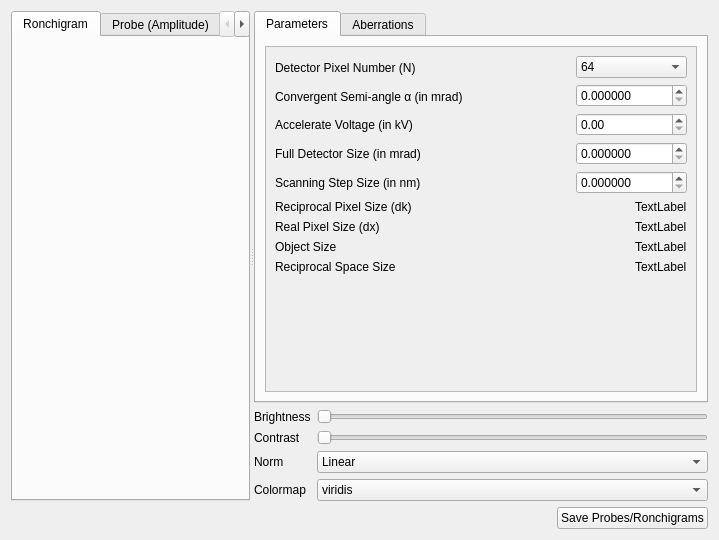
<?xml version="1.0" encoding="UTF-8"?>
<ui version="4.0">
 <class>Form</class>
 <widget class="QWidget" name="Form">
  <property name="geometry">
   <rect>
    <x>0</x>
    <y>0</y>
    <width>719</width>
    <height>540</height>
   </rect>
  </property>
  <property name="windowTitle">
   <string>Form</string>
  </property>
  <layout class="QVBoxLayout" name="verticalLayout_15">
   <item>
    <layout class="QVBoxLayout" name="verticalLayout_14">
     <item>
      <widget class="QSplitter" name="splitter">
       <property name="orientation">
        <enum>Qt::Horizontal</enum>
       </property>
       <widget class="QTabWidget" name="tabWidget_2">
        <property name="currentIndex">
         <number>0</number>
        </property>
        <widget class="QWidget" name="tab_3">
         <attribute name="title">
          <string>Ronchigram</string>
         </attribute>
         <layout class="QVBoxLayout" name="verticalLayout_11">
          <item>
           <widget class="WidgetPlotImage" name="widget_plot_ronchigram" native="true"/>
          </item>
         </layout>
        </widget>
        <widget class="QWidget" name="tab_4">
         <attribute name="title">
          <string>Probe (Amplitude)</string>
         </attribute>
         <layout class="QVBoxLayout" name="verticalLayout_9">
          <item>
           <widget class="WidgetPlotImage" name="widget_plot_probe_real" native="true"/>
          </item>
         </layout>
        </widget>
        <widget class="QWidget" name="tab_5">
         <attribute name="title">
          <string>Probe (Phase)</string>
         </attribute>
         <layout class="QVBoxLayout" name="verticalLayout_12">
          <item>
           <widget class="WidgetPlotImage" name="widget" native="true"/>
          </item>
         </layout>
        </widget>
       </widget>
       <widget class="QWidget" name="">
        <layout class="QVBoxLayout" name="verticalLayout_13">
         <item>
          <widget class="QTabWidget" name="tabWidget">
           <property name="currentIndex">
            <number>0</number>
           </property>
           <widget class="QWidget" name="tab">
            <attribute name="title">
             <string>Parameters</string>
            </attribute>
            <layout class="QVBoxLayout" name="verticalLayout_8">
             <item>
              <widget class="QScrollArea" name="scrollArea">
               <property name="widgetResizable">
                <bool>true</bool>
               </property>
               <widget class="QWidget" name="scrollAreaWidgetContents">
                <property name="geometry">
                 <rect>
                  <x>0</x>
                  <y>0</y>
                  <width>384</width>
                  <height>326</height>
                 </rect>
                </property>
                <layout class="QVBoxLayout" name="verticalLayout_7">
                 <item>
                  <layout class="QHBoxLayout" name="horizontalLayout">
                   <item>
                    <layout class="QVBoxLayout" name="verticalLayout_2">
                     <item>
                      <widget class="QLabel" name="label_3">
                       <property name="text">
                        <string>Detector Pixel Number (N)</string>
                       </property>
                      </widget>
                     </item>
                     <item>
                      <widget class="QLabel" name="label">
                       <property name="text">
                        <string>Convergent Semi-angle α (in mrad)</string>
                       </property>
                      </widget>
                     </item>
                     <item>
                      <widget class="QLabel" name="label_2">
                       <property name="text">
                        <string>Accelerate Voltage (in kV)</string>
                       </property>
                      </widget>
                     </item>
                     <item>
                      <widget class="QLabel" name="label_5">
                       <property name="text">
                        <string>Full Detector Size (in mrad)</string>
                       </property>
                      </widget>
                     </item>
                     <item>
                      <widget class="QLabel" name="label_7">
                       <property name="text">
                        <string>Scanning Step Size (in nm)</string>
                       </property>
                      </widget>
                     </item>
                    </layout>
                   </item>
                   <item>
                    <spacer name="horizontalSpacer_3">
                     <property name="orientation">
                      <enum>Qt::Horizontal</enum>
                     </property>
                     <property name="sizeHint" stdset="0">
                      <size>
                       <width>40</width>
                       <height>20</height>
                      </size>
                     </property>
                    </spacer>
                   </item>
                   <item>
                    <layout class="QVBoxLayout" name="verticalLayout">
                     <item>
                      <widget class="QComboBox" name="comboBox_pixel_number">
                       <item>
                        <property name="text">
                         <string>64</string>
                        </property>
                       </item>
                       <item>
                        <property name="text">
                         <string>128</string>
                        </property>
                       </item>
                       <item>
                        <property name="text">
                         <string>256</string>
                        </property>
                       </item>
                       <item>
                        <property name="text">
                         <string>512</string>
                        </property>
                       </item>
                       <item>
                        <property name="text">
                         <string>1024</string>
                        </property>
                       </item>
                       <item>
                        <property name="text">
                         <string>2048</string>
                        </property>
                       </item>
                       <item>
                        <property name="text">
                         <string>4096</string>
                        </property>
                       </item>
                      </widget>
                     </item>
                     <item>
                      <widget class="QDoubleSpinBox" name="doubleSpinBox_alpha">
                       <property name="decimals">
                        <number>6</number>
                       </property>
                       <property name="maximum">
                        <double>9999.999998999999661</double>
                       </property>
                      </widget>
                     </item>
                     <item>
                      <widget class="QDoubleSpinBox" name="doubleSpinBox_voltage">
                       <property name="maximum">
                        <double>9999.989999999999782</double>
                       </property>
                      </widget>
                     </item>
                     <item>
                      <widget class="QDoubleSpinBox" name="doubleSpinBox_full_detector_size">
                       <property name="decimals">
                        <number>6</number>
                       </property>
                       <property name="maximum">
                        <double>9999.999998999999661</double>
                       </property>
                      </widget>
                     </item>
                     <item>
                      <widget class="QDoubleSpinBox" name="doubleSpinBox">
                       <property name="decimals">
                        <number>6</number>
                       </property>
                       <property name="maximum">
                        <double>999999.999998999992386</double>
                       </property>
                      </widget>
                     </item>
                    </layout>
                   </item>
                  </layout>
                 </item>
                 <item>
                  <layout class="QHBoxLayout" name="horizontalLayout_3">
                   <item>
                    <layout class="QVBoxLayout" name="verticalLayout_5">
                     <item>
                      <widget class="QLabel" name="label_4">
                       <property name="text">
                        <string>Reciprocal Pixel Size (dk)</string>
                       </property>
                      </widget>
                     </item>
                     <item>
                      <widget class="QLabel" name="label_6">
                       <property name="text">
                        <string>Real Pixel Size (dx)</string>
                       </property>
                      </widget>
                     </item>
                     <item>
                      <widget class="QLabel" name="label_8">
                       <property name="text">
                        <string>Object Size</string>
                       </property>
                      </widget>
                     </item>
                     <item>
                      <widget class="QLabel" name="label_11">
                       <property name="text">
                        <string>Reciprocal Space Size</string>
                       </property>
                      </widget>
                     </item>
                    </layout>
                   </item>
                   <item>
                    <spacer name="horizontalSpacer_2">
                     <property name="orientation">
                      <enum>Qt::Horizontal</enum>
                     </property>
                     <property name="sizeHint" stdset="0">
                      <size>
                       <width>40</width>
                       <height>20</height>
                      </size>
                     </property>
                    </spacer>
                   </item>
                   <item>
                    <layout class="QVBoxLayout" name="verticalLayout_6">
                     <item>
                      <widget class="QLabel" name="label_dk">
                       <property name="text">
                        <string>TextLabel</string>
                       </property>
                      </widget>
                     </item>
                     <item>
                      <widget class="QLabel" name="label_dx">
                       <property name="text">
                        <string>TextLabel</string>
                       </property>
                      </widget>
                     </item>
                     <item>
                      <widget class="QLabel" name="label_object_size">
                       <property name="text">
                        <string>TextLabel</string>
                       </property>
                      </widget>
                     </item>
                     <item>
                      <widget class="QLabel" name="label_reciprocal_space_size">
                       <property name="text">
                        <string>TextLabel</string>
                       </property>
                      </widget>
                     </item>
                    </layout>
                   </item>
                  </layout>
                 </item>
                 <item>
                  <spacer name="verticalSpacer_2">
                   <property name="orientation">
                    <enum>Qt::Vertical</enum>
                   </property>
                   <property name="sizeHint" stdset="0">
                    <size>
                     <width>20</width>
                     <height>40</height>
                    </size>
                   </property>
                  </spacer>
                 </item>
                </layout>
               </widget>
              </widget>
             </item>
            </layout>
           </widget>
           <widget class="QWidget" name="tab_2">
            <attribute name="title">
             <string>Aberrations</string>
            </attribute>
            <layout class="QVBoxLayout" name="verticalLayout_10">
             <item>
              <layout class="QHBoxLayout" name="horizontalLayout_2">
               <item>
                <layout class="QVBoxLayout" name="verticalLayout_3">
                 <item>
                  <widget class="QLabel" name="label_9">
                   <property name="text">
                    <string>&lt;html&gt;&lt;head/&gt;&lt;body&gt;&lt;p&gt;Defocus (in nm)&lt;/p&gt;&lt;/body&gt;&lt;/html&gt;</string>
                   </property>
                  </widget>
                 </item>
                 <item>
                  <widget class="QLabel" name="label_10">
                   <property name="text">
                    <string>Spherical Aberration Cs (in mm)</string>
                   </property>
                  </widget>
                 </item>
                </layout>
               </item>
               <item>
                <spacer name="horizontalSpacer">
                 <property name="orientation">
                  <enum>Qt::Horizontal</enum>
                 </property>
                 <property name="sizeHint" stdset="0">
                  <size>
                   <width>40</width>
                   <height>20</height>
                  </size>
                 </property>
                </spacer>
               </item>
               <item>
                <layout class="QVBoxLayout" name="verticalLayout_4">
                 <item>
                  <widget class="QDoubleSpinBox" name="doubleSpinBox_defocus">
                   <property name="decimals">
                    <number>6</number>
                   </property>
                   <property name="minimum">
                    <double>-999999.999998999992386</double>
                   </property>
                   <property name="maximum">
                    <double>999999.999998999992386</double>
                   </property>
                  </widget>
                 </item>
                 <item>
                  <widget class="QDoubleSpinBox" name="doubleSpinBox_Cs">
                   <property name="decimals">
                    <number>6</number>
                   </property>
                   <property name="maximum">
                    <double>9999.999998999999661</double>
                   </property>
                  </widget>
                 </item>
                </layout>
               </item>
              </layout>
             </item>
             <item>
              <widget class="QPushButton" name="pushButton_set_aberrations">
               <property name="text">
                <string>Set High Order Aberrations...</string>
               </property>
              </widget>
             </item>
             <item>
              <spacer name="verticalSpacer">
               <property name="orientation">
                <enum>Qt::Vertical</enum>
               </property>
               <property name="sizeHint" stdset="0">
                <size>
                 <width>20</width>
                 <height>40</height>
                </size>
               </property>
              </spacer>
             </item>
            </layout>
           </widget>
          </widget>
         </item>
         <item>
          <layout class="QGridLayout" name="gridLayout">
           <item row="0" column="0">
            <widget class="QLabel" name="label_12">
             <property name="text">
              <string>Brightness</string>
             </property>
            </widget>
           </item>
           <item row="0" column="1">
            <widget class="QSlider" name="horizontalSlider_brightness">
             <property name="orientation">
              <enum>Qt::Horizontal</enum>
             </property>
            </widget>
           </item>
           <item row="1" column="0">
            <widget class="QLabel" name="label_13">
             <property name="text">
              <string>Contrast</string>
             </property>
            </widget>
           </item>
           <item row="1" column="1">
            <widget class="QSlider" name="horizontalSlider_contrast">
             <property name="orientation">
              <enum>Qt::Horizontal</enum>
             </property>
            </widget>
           </item>
           <item row="2" column="0">
            <widget class="QLabel" name="label_14">
             <property name="text">
              <string>Norm</string>
             </property>
            </widget>
           </item>
           <item row="2" column="1">
            <widget class="QComboBox" name="comboBox_normalize">
             <item>
              <property name="text">
               <string>Linear</string>
              </property>
             </item>
             <item>
              <property name="text">
               <string>Logrithm</string>
              </property>
             </item>
            </widget>
           </item>
           <item row="3" column="0">
            <widget class="QLabel" name="label_15">
             <property name="text">
              <string>Colormap</string>
             </property>
            </widget>
           </item>
           <item row="3" column="1">
            <widget class="QComboBox" name="comboBox_colormap">
             <item>
              <property name="text">
               <string>viridis</string>
              </property>
             </item>
             <item>
              <property name="text">
               <string>plasma</string>
              </property>
             </item>
             <item>
              <property name="text">
               <string>gray</string>
              </property>
             </item>
             <item>
              <property name="text">
               <string>RdYlBu</string>
              </property>
             </item>
             <item>
              <property name="text">
               <string>twilight</string>
              </property>
             </item>
             <item>
              <property name="text">
               <string>hsv</string>
              </property>
             </item>
             <item>
              <property name="text">
               <string>jet</string>
              </property>
             </item>
             <item>
              <property name="text">
               <string>Others</string>
              </property>
             </item>
            </widget>
           </item>
          </layout>
         </item>
        </layout>
       </widget>
      </widget>
     </item>
     <item>
      <layout class="QHBoxLayout" name="horizontalLayout_4">
       <item>
        <spacer name="horizontalSpacer_4">
         <property name="orientation">
          <enum>Qt::Horizontal</enum>
         </property>
         <property name="sizeHint" stdset="0">
          <size>
           <width>40</width>
           <height>20</height>
          </size>
         </property>
        </spacer>
       </item>
       <item>
        <widget class="QPushButton" name="pushButton_save">
         <property name="text">
          <string>Save Probes/Ronchigrams</string>
         </property>
        </widget>
       </item>
      </layout>
     </item>
    </layout>
   </item>
  </layout>
 </widget>
 <customwidgets>
  <customwidget>
   <class>WidgetPlotImage</class>
   <extends>QWidget</extends>
   <header>bin.Widgets.WidgetPlots.h</header>
   <container>1</container>
  </customwidget>
 </customwidgets>
 <resources/>
 <connections/>
</ui>
